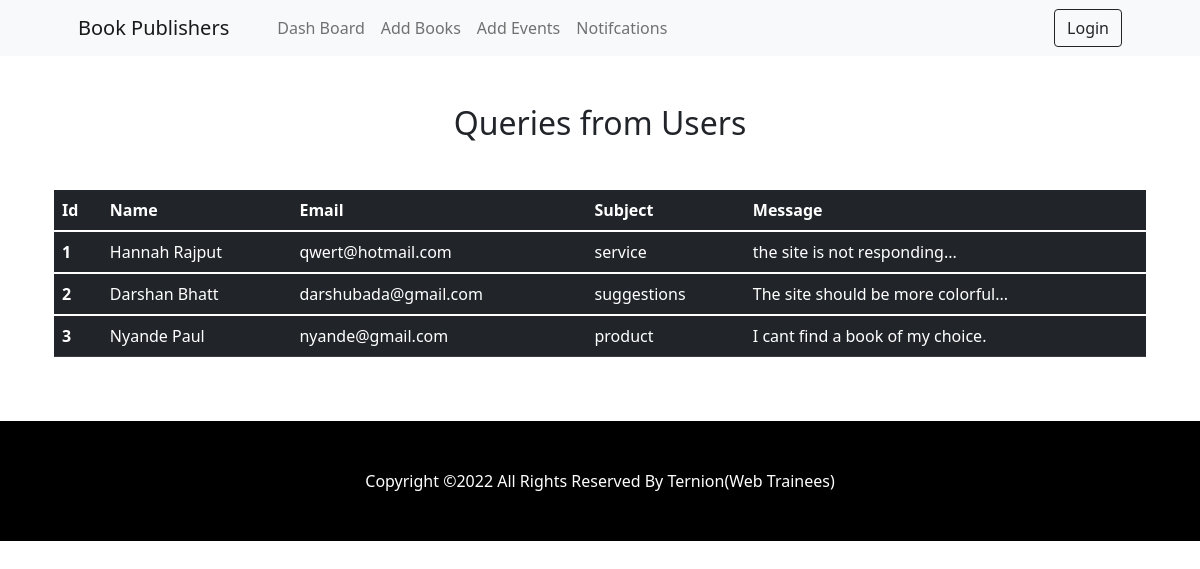
The page /contact.php on the database its author committed.
### tables this page shows
CREATE TABLE `contactus_tbl` (
  `Id` int(10) NOT NULL,
  `Name` varchar(255) NOT NULL,
  `Email` varchar(255) NOT NULL,
  `Subject` varchar(255) NOT NULL,
  `Message` varchar(10000) NOT NULL
);

### contact.php (the view, shortened to what this page needs)
<!DOCTYPE html>
<html lang="en">
    <head>
        <link href="https://cdn.jsdelivr.net/npm/bootstrap-icons@1.5.0/font/bootstrap-icons.css" rel="stylesheet" />
        <link href="css/styles.css" rel="stylesheet" />
    </head>
    <body>
        <?php include "adminnav.php";?>
        <section class="py-5">
        <h2 style="text-align: center;">Queries from Users </h2>
            <div class="container px-4 px-lg-5 mt-5">
                <div class="row gx-4 gx-lg-5 row-cols-2 row-cols-md-3 row-cols-xl-4 justify-content-center">
                <table class="table table-dark table-hover">
                <thead>
    <tr>
      <th scope="col">Id</th>
      <th scope="col">Name</th>
      <th scope="col">Email</th>
      <th scope="col">Subject</th>
      <th scope="col">Message</th>
    </tr>
  </thead>
  <?php
  $db = new connection();
  $conn = $db->getConnection();
  $query = $conn->query("SELECT * FROM contactus_tbl");
  if(mysqli_num_rows($query) > 0){
      while($row=mysqli_fetch_assoc($query)){
  ?>
  <tbody>
    <tr>
      <th scope="row"><?php echo $row['Id'];?></th>
      <td><?php echo $row['Name'];?></td>
      <td><?php echo $row['Email'];?></td>
      <td><?php echo $row['Subject'];?></td>
      <td><?php echo $row['Message'];?></td>
    </tr>
  </tbody>
 <?php
       }
    }
    ?>
                </table>
                </div>
            </div>
        </section>
        <footer style="background-color:black;" class="py-5">
            <div class="container"><p class="m-0 text-center text-white">Copyright &copy;2022 All Rights Reserved By Ternion(Web Trainees)</p></div>
        </footer>
    </body>
</html>

### rows shown on the page
contactus_tbl: Id "1", Name "Hannah Rajput", Email "qwert@hotmail.com", Subject "service", Message "the site is not responding..."
contactus_tbl: Id "2", Name "Darshan Bhatt", Email "darshubada@gmail.com", Subject "suggestions", Message "The site should be more colorful..."
contactus_tbl: Id "3", Name "Nyande Paul", Email "nyande@gmail.com", Subject "product", Message "I cant find a book of my choice."
